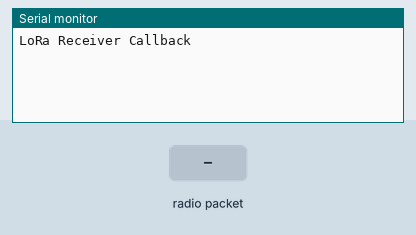
This sketch was run on a simulated Arduino Uno, built with avr-gcc and run on an emulated ATmega328P. Shown: the last lines printed to the serial monitor. The test bench sets the inputs (shaded band). No radio packets arrive unless stated.

Above: at 1.2 s.
1.3 s: radio packet "1" arrives
At 2.5 s:
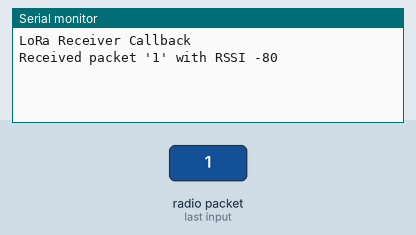
2.8 s: radio packet "0" arrives
At 3.8 s:
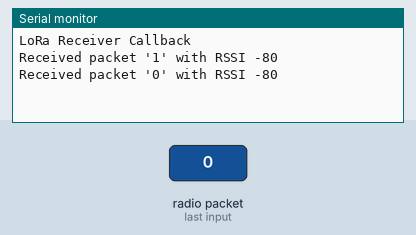
4.3 s: radio packet "2" arrives
At 5.0 s:
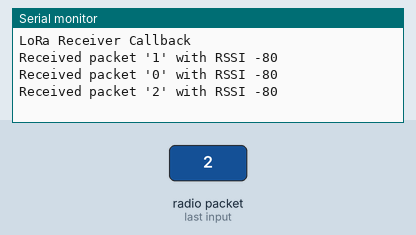

Measured:
- after the input at 1.3 s, the serial monitor: prints a new line at once (image 1)
- after the input at 2.8 s, the serial monitor: prints a new line at once (image 2)
- after the input at 4.3 s, the serial monitor: prints a new line at once (image 3)

The sketch:

FINAL_CODE.ino
```cpp
#include <SPI.h>
#include <LoRa.h>

#define ss 26
#define rst 21
#define dio0 2

void setup() {
  Serial.begin(115200);
  while (!Serial);

  Serial.println("LoRa Receiver Callback");

  LoRa.setPins(ss, rst, dio0);

  if (!LoRa.begin(433E6)) {
    Serial.println("Starting LoRa failed!");
    while (1);
  }

  // register the receive callback
  LoRa.onReceive(onReceive);

  // put the radio into receive mode
  LoRa.receive();
}

void loop() {
  // do nothing
}

void onReceive(int packetSize) {
  // received a packet
  Serial.print("Received packet '");

  // read packet
  for (int i = 0; i < packetSize; i++) {
    Serial.print((char)LoRa.read());
  }

  // print RSSI of packet
  Serial.print("' with RSSI ");
  Serial.println(LoRa.packetRssi());
}
```
